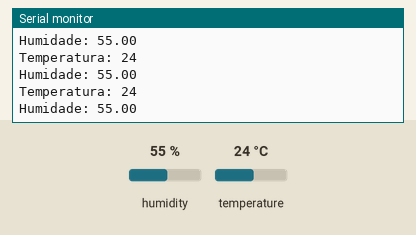
A sketch run on a simulated Arduino Uno, built with avr-gcc and run on an emulated ATmega328P. Parts: the last lines printed to the serial monitor. The inputs (shaded band) are chosen by the test bench; at power-on: humidity 55 %, temperature 24 °C.

Above: at 3.2 s.
3.3 s: humidity set to 22 %
At 4.4 s:
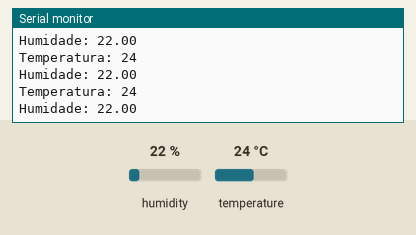
4.8 s: temperature set to 12 °C
At 5.7 s:
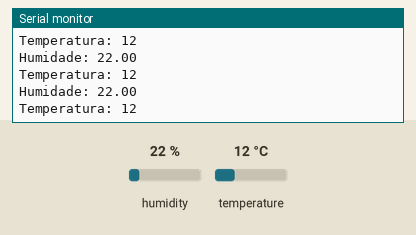
6.3 s: humidity set to 40 %
At 7.3 s:
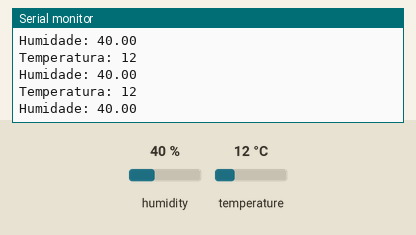
Timing chart, 0 to 9.3 s (numbered marks = the images above; inputs shaded):
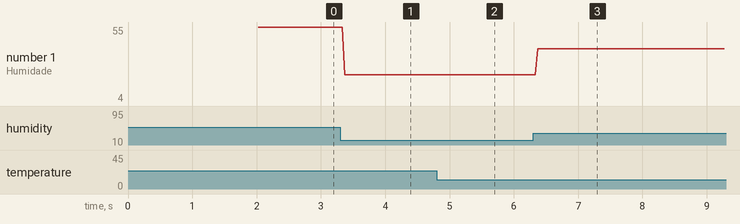

Measured:
- after the input at 3.3 s, the serial monitor: prints a new line after 0.07 s (image 1)
- after the input at 4.8 s, the serial monitor: prints a new line after 0.07 s (image 2)
- after the input at 6.3 s, the serial monitor: prints a new line after 0.07 s (image 3)
- plotted number 1: 55 → 22 after the input at 3.3 s, 22 → 4 after the input at 6.3 s

The sketch:

Aula2.ino
```cpp
// Sensor de Temeperatura e humidade

#include <dht.h>

dht sensor;
int D15 = 15;

void setup() {
  Serial.begin(9600);
  delay(2000);
}
void loop() {
  sensor.read11(D15);
  Serial.print("Humidade: ");
  Serial.println(sensor.humidity);
  Serial.print("Temperatura: ");
  Serial.println(sensor.temperature, 0);
}

                                                                                                                                                                        
```
